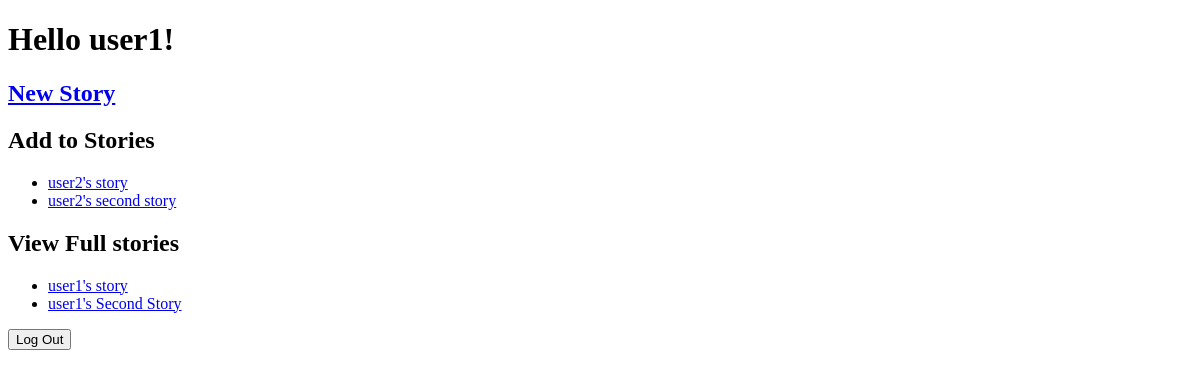
Page / (signed in) on the earlier database version.
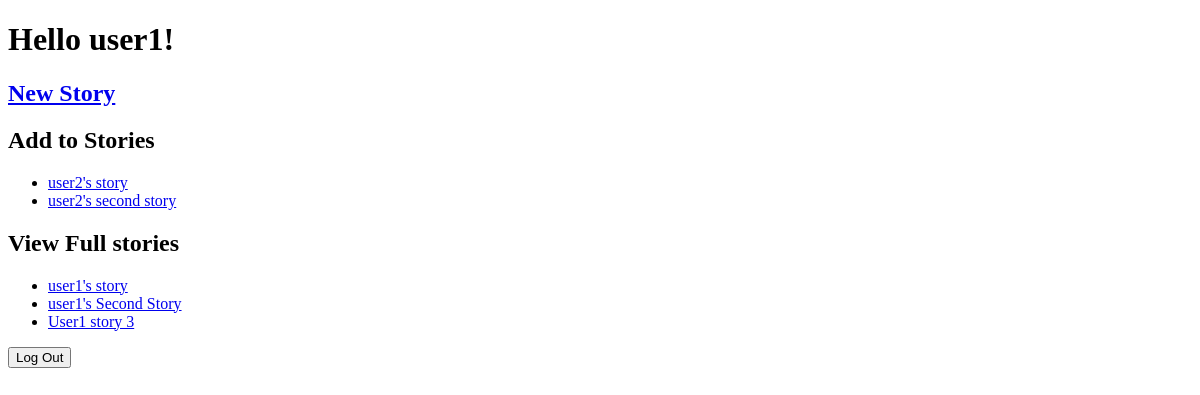
Same page on the later database version.
### tables this page shows
CREATE TABLE Users (ID INTEGER PRIMARY KEY AUTOINCREMENT, Username TEXT, Password TEXT);

CREATE TABLE Stories (ID INTEGER PRIMARY KEY AUTOINCREMENT, Title TEXT, FullStory TEXT, Latest_Update TEXT);

### __init__.py (the view)
@app.route('/', methods=['GET'])
def landing():
    if logged_in():
        username = session['username']
        viewable_stories = db_builder.get_viewable_stories(username)
        editable_stories = db_builder.get_editable_stories(username)
        return render_template('index.html', username=username,viewable=viewable_stories, edtiable=editable_stories)
    else:
        return render_template('intro.html')

### __init__.py (called while the page is built)
def logged_in():
    return session.get('username') is not None

### db_builder.py (called while the page is built)
def get_id(username):
    db = sqlite3.connect(DB_FILE) #open if file exists, otherwise create
    c = db.cursor()               #facilitate db ops -- you will use cursor to trigger db events
    command = "SELECT * FROM Users"
    c.execute(command)
    table = c.fetchall()
    for row in table:      #searches for the username in Users
        if row[1] == username:
            return row[0]    #returns the User ID of the user

def get_viewable_stories(username):
    db = sqlite3.connect(DB_FILE) #open if file exists, otherwise create
    c = db.cursor()               #facilitate db ops -- you will use cursor to trigger db events
    contribution_ids = []
    command = "SELECT * FROM Contributions"
    c.execute(command)
    table = c.fetchall()
    user_id = get_id(username)
    for row in table:
        uid = row[2]
        if user_id == uid:
            story_id = row[1]
            contribution_ids.append((story_id, get_story_title_by_id(story_id)))
    return contribution_ids

def get_editable_stories(username):
    db = sqlite3.connect(DB_FILE) #open if file exists, otherwise create
    c = db.cursor()               #facilitate db ops -- you will use cursor to trigger db events
    command = "SELECT * FROM Contributions"
    c.execute(command)
    table = c.fetchall()
    user_id = get_id(username)
    editable_stories = []    #stores the IDs of all stories the user has not contributed to
    for row in table:
        uid = row[2]
        if uid != user_id:
            story_id = row[1]
            if not editable_stories.__contains__(story_id):
                editable_stories.append((story_id, get_story_title_by_id(story_id)))
    return editable_stories

def get_story_title_by_id(story_id):
    db = sqlite3.connect(DB_FILE)  # open if file exists, otherwise create
    c = db.cursor()
    c.execute("SELECT Title FROM Stories WHERE ID=?", [story_id])
    title = c.fetchone()[0]
    db.commit()
    db.close()
    return title

### templates/index.html (shortened to what this page needs)
<!DOCTYPE html>
<html lang="en" dir="ltr">
<head>
</head>
<body>
    <h1>Hello {{username}}!</h1>
    <h2><a href="/new">New Story</a></h2>
    <h2>Add to Stories</h2>
    <ul>
        {%for id, title in edtiable%}
            <li><a href="/{{id}}/edit">{{title}}</a></li>
        {%endfor%}
    </ul>
    <h2>View Full stories</h2>
    <ul>
        {%for id, title in viewable%}
            <li><a href="/{{id}}/view">{{title}}</a></li>
        {%endfor%}
    </ul>
    <div>
        <form method = "post" action="/logout">
            <input type="submit" name="logout" value="Log Out">
        </form>
    </div>
</body>
</html>

Differences in the rows shown:
added Stories: Title "User1 story 3", shown under "View Full stories"
